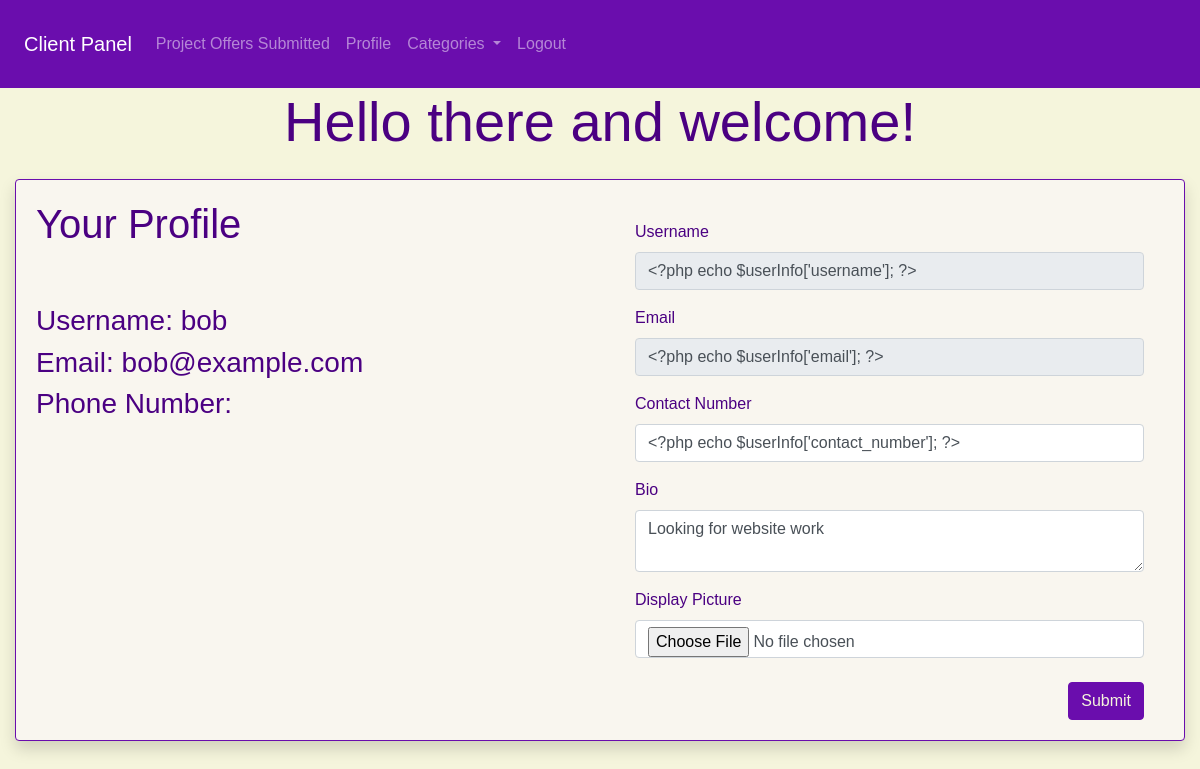
Screenshot of /client/profile.php (signed in) with the database file from the repository.
### tables this page shows
CREATE TABLE fiverr_clone_users (
  user_id INT AUTO_INCREMENT PRIMARY KEY,
  username VARCHAR(255),
  email VARCHAR(255) UNIQUE NOT NULL,
  password TEXT,
  is_client TINYINT(1),
  bio_description TEXT,
  display_picture TEXT,
  contact_number VARCHAR(255),
  date_added TIMESTAMP DEFAULT CURRENT_TIMESTAMP,
  role ENUM('administrator','client','freelancer') DEFAULT 'client'
);

### client/classes/Database.php (called while the page is built, shortened)
<?php
class Database
{
    protected $pdo;
    private $host = 'localhost';
    private $db = 'fiverr_clone';
    private $user = 'root';
    private $pass = '';
    private $charset = 'utf8mb4';
    public function __construct()
    {
        $dsn = "mysql:host=$this->host;dbname=$this->db;charset=$this->charset";
        $options = [
            PDO::ATTR_ERRMODE => PDO::ERRMODE_EXCEPTION,
            PDO::ATTR_DEFAULT_FETCH_MODE => PDO::FETCH_ASSOC,
            PDO::ATTR_EMULATE_PREPARES => false,
        ];
        try {
            $this->pdo = new PDO($dsn, $this->user, $this->pass, $options);
            $this->pdo->exec("SET time_zone = '+08:00';");
        } catch (\PDOException $e) {
            throw new \PDOException($e->getMessage(), (int) $e->getCode());
        }
    }
    protected function executeQuerySingle($sql, $params = [])
    {
        $stmt = $this->pdo->prepare($sql);
        $stmt->execute($params);
        return $stmt->fetch();
    }
}
?>

### client/classloader.php (called while the page is built, shortened)
<?php
require_once 'classes/Database.php';
require_once 'classes/User.php';
$userObj = new User();
?>

### client/classes/User.php (called while the page is built, shortened)
<?php
require_once 'Database.php';
class User extends Database
{
    public function getUsers($id = null)
    {
        if ($id) {
            $sql = "SELECT * FROM fiverr_clone_users WHERE user_id = ?";
            return $this->executeQuerySingle($sql, [$id]);
        }
        $sql = "SELECT * FROM fiverr_clone_users";
        return $this->executeQuery($sql);
    }
}
?>

### client/profile.php (the view, shortened to what this page needs)
<?php require_once 'classloader.php'; ?>
<!DOCTYPE html>
<html lang="en">
<head>
<link href="https://cdn.jsdelivr.net/npm/bootstrap@4.6.2/dist/css/bootstrap.min.css" rel="stylesheet"/>
</head>
<body>
<?php include 'includes/navbar.php'; ?>
<?php $userInfo = $userObj->getUsers($_SESSION['user_id']); ?>
  <div class="container-fluid">
<div class="display-4 text-center">Hello there and welcome! </div>
<div class="row justify-content-center">
<div class="col-md-12">
<div class="card shadow mt-4 mb-4">
<div class="card-body">
<div class="row">
<div class="col-md-6">
<h1>Your Profile</h1>
<h3>Username: <?php echo $userInfo['username']; ?></h3>
<h3>Email: <?php echo $userInfo['email']; ?></h3>
<h3>Phone Number: <?php echo $userInfo['contact_number']; ?></h3>
</div>
<div class="col-md-6">
<form action="core/handleForms.php" method="POST">
<div class="card-body">
<div class="form-group">
<label for="exampleInputEmail1">Username</label>
<input class="form-control" disabled="" name="username" type="text" value="&lt;?php echo $userInfo['username']; ?>"/>
</div>
<div class="form-group">
<label for="exampleInputEmail1">Email</label>
<input class="form-control" disabled="" name="email" type="email" value="&lt;?php echo $userInfo['email']; ?>"/>
</div>
<div class="form-group">
<label for="exampleInputEmail1">Contact Number</label>
<input class="form-control" name="contact_number" required="" type="text" value="&lt;?php echo $userInfo['contact_number']; ?>"/>
</div>
<div class="form-group">
<label for="#">Bio</label>
<textarea class="form-control" name="bio_description"><?php echo $userInfo['bio_description']; ?></textarea>
</div>
<div class="form-group">
<label for="#">Display Picture</label>
<input class="form-control" name="display_picture" type="file"/>
<input class="mt-4 btn btn-primary float-right" name="updateUserBtn" required="" type="submit"/>
</div>
</div>
</form>
</div>
</div>
</div>
</div>
</div>
</div>
</div>
</body>
</html>

### client/profile.php (style rules this page uses)
body { font-family: "Arial"; }
body { background-color: beige; color: #4B0082; font-family: "Arial", sans-serif; }
.card { background-color: #f9f6ef; border: 1px solid #6A0DAD; }
.btn-primary { background-color: #6A0DAD !important; border-color: #6A0DAD !important; color: beige !important; }

### rows the page displays
fiverr_clone_users: username "bob", email "bob@example.com", bio_description "Looking for website work"
